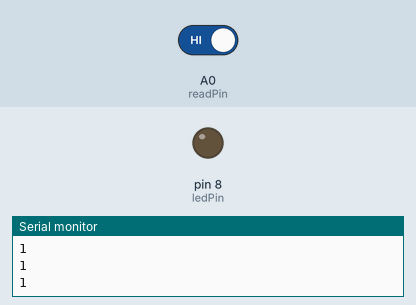
The sketch below on a simulated Arduino Uno, built with avr-gcc and run on an emulated ATmega328P. Shown: output pins drawn as LEDs (lit = HIGH), the last lines printed to the serial monitor. The test bench sets the inputs (shaded band); at power-on: A0 (readPin) HIGH.

Above: at 1.2 s.
1.3 s: A0 (readPin) driven LOW
At 2.5 s:
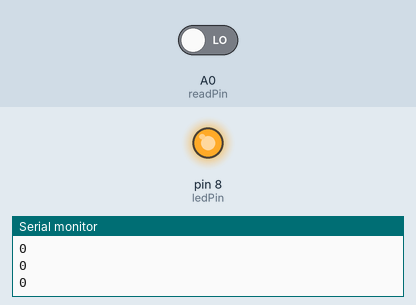
Timing chart, 0 to 4.3 s (numbered marks = the images above; inputs shaded):
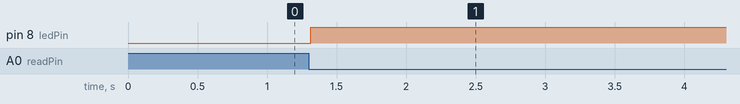

Measured:
- after the input at 1.3 s, pin 8 (ledPin): LOW → HIGH at once

The sketch:

sketch_toogle_button.ino
```cpp
int readPin = A0;
int buttonNew;
int ledPin = 8;
int delayTime = 100;
int buttonOld = 1;
int ledState = 0;

void setup() {
  // put your setup code here, to run once:
  pinMode(readPin, INPUT);
  pinMode(ledPin, OUTPUT);
  Serial.begin(9600);
}

void loop() {
  // put your main code here, to run repeatedly:
  buttonNew = digitalRead(readPin);
  Serial.println(buttonNew);
  Serial.println(buttonOld);
  Serial.println();

  delayMicroseconds(delayTime); // den Delay damit es nicht zwei mal den gleichen Wert liest oderso

  if  (buttonNew == 0 && buttonOld == 1) {
    if (ledState == 0) {
      digitalWrite(ledPin, HIGH);
      ledState = 1;
      } else {
        digitalWrite(ledPin, LOW);
        ledState = 0;
        }
    }
    buttonOld = buttonNew;
}
```
